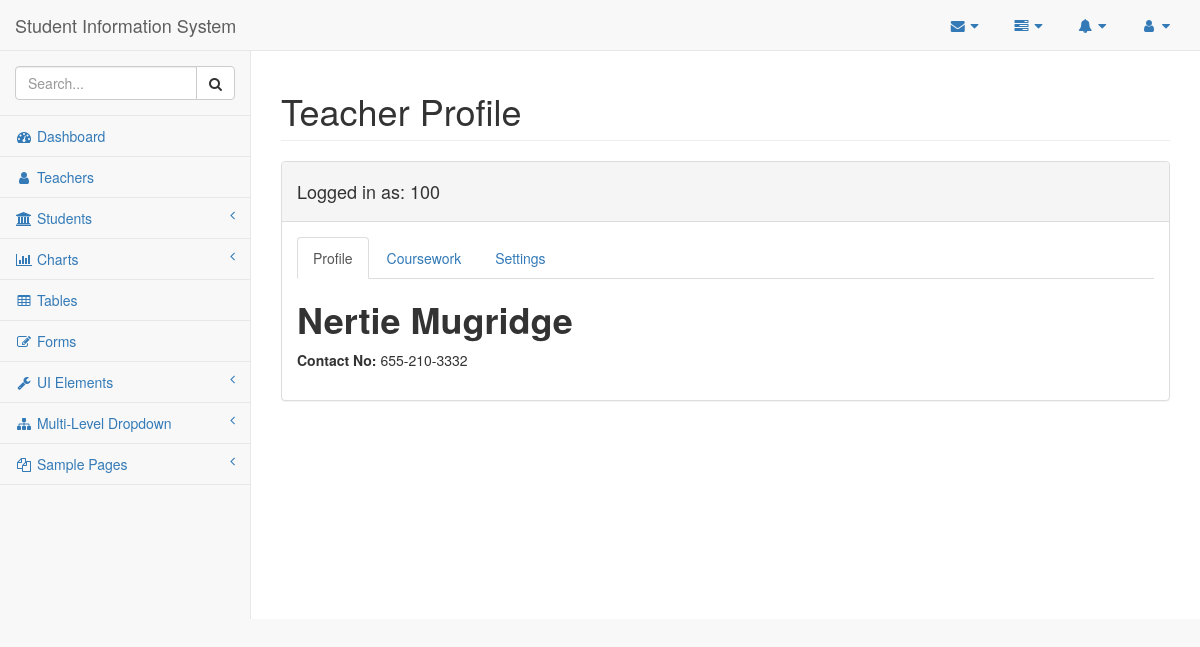
Before: /view (signed in) with the older database file.
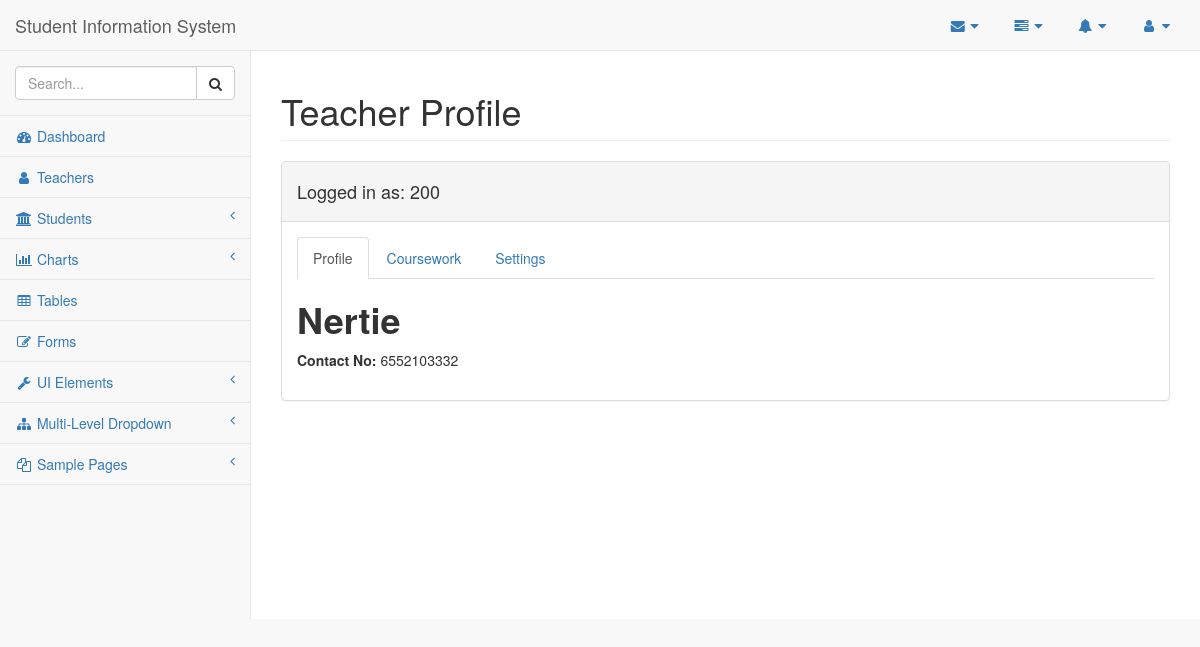
After: the same page with the newer database file.
### tables this page shows
CREATE TABLE Teacher
(
 teacher_id    integer NOT NULL ,
 sub_code      integer NOT NULL ,
 teacher_name  text NOT NULL ,
 phone         numeric NOT NULL ,
 date_of_birth date NOT NULL ,
 password      text NOT NULL ,
PRIMARY KEY (teacher_id, sub_code),
FOREIGN KEY (sub_code) REFERENCES Subject(sub_code) ON DELETE CASCADE ON UPDATE CASCADE
);

### flaskapp.py (the view, shortened to what this page needs)
@app.route('/view', methods=['GET', 'POST'])
def view():
    global ID
    teacher = query_db("SELECT * FROM Teacher \
                         WHERE teacher_id=?", [ID], one=True)
    student_list = query_db("SELECT * FROM Student")
    if request.method == 'GET':
        if not session.get('logged_in'):
            return login()
        else:
            print(teacher)
            return render_template("user.html", id=ID, teacher=teacher, error=None, student_list=student_list)

### flaskapp.py (called while the page is built)
def get_db():
    db = getattr(g, '_database', None)
    if db is None:
        db = g._database = sqlite3.connect(DATABASE)
        db.row_factory = sqlite3.Row
    return db

def query_db(query, args=(), one=False):
    cur = get_db().execute(query, args)
    rv = cur.fetchall()
    cur.close()
    return (rv[0] if rv else None) if one else rv

@app.teardown_appcontext
def close_connection(exception):
    db = getattr(g, '_database', None)
    if db is not None:
        db.close()

### templates/user.html (shortened to what this page needs)
{% extends "base.html" %}
{% block title %}
Teacher Profile
{% endblock title %}
{% block content %}
<div class="panel panel-default">
  <div class="panel-heading">
    <h4>Logged in as: {{ teacher['teacher_id'] }}</h4>
  </div>
  <div class="panel-body">
    <ul class="nav nav-tabs">
      <li class="active"><a href="#profile" data-toggle="tab" aria-expanded="true">Profile</a>
      </li>
      <li><a href="#messages" data-toggle="tab">Coursework</a>
      </li>
      <li><a href="#settings" data-toggle="tab">Settings</a>
      </li>
    </ul>
    <div class="tab-content">
      <div class="tab-pane fade active in" id="profile">
        <h1><strong>{{ teacher['teacher_name'] }}</strong></h1>
        <p><label>Contact No: </label> {{ teacher['phone'] }}</p>
      </div>
    </div>
  </div>
</div>
</div>
{% endblock content%}

Changed rows visible on the page:
changed Teacher: teacher_id "100" → "200"; teacher_name "Nertie Mugridge" → "Nertie"; phone "655-210-3332" → "6552103332"
